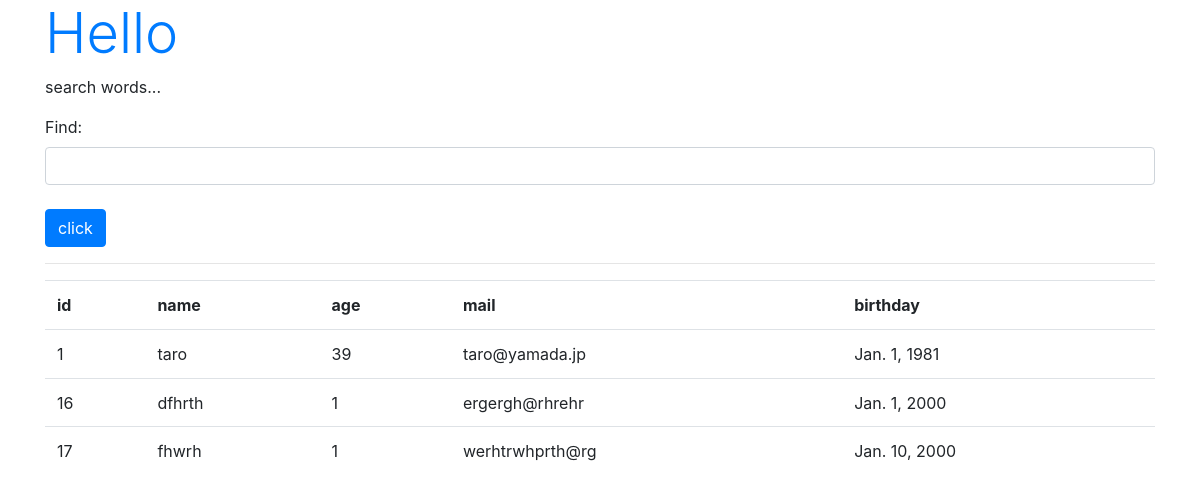
/hello/find, run on the app's committed database.
### hello/models.py (models this page shows, shortened)
class Friend(models.Model):
    name = models.CharField(max_length=100)
    mail = models.EmailField(max_length=200)
    gender = models.BooleanField()
    age = models.IntegerField(default=0)
    birthday = models.DateField()

### hello/views.py (the view)
# urls.py: path('find', views.find, name='find'),
def find(request):
    if (request.method == 'POST'):
        msg = request.POST['find']
        form = FindForm(request.POST)
        sql = 'select * from hello_friend'
        if (msg != ''):
            sql += ' where ' + msg
        data = Friend.objects.raw(sql)
        msg = sql
    else:
        msg = 'search words...'
        form = FindForm()
        data =Friend.objects.all()
    params = {
        'title': 'Hello',
        'message': msg,
        'form':form,
        'data':data,
    }
    return render(request, 'hello/find.html', params)

### hello/forms.py
class FindForm(forms.Form):
    find = forms.CharField(label='Find', required=False, \
        widget=forms.TextInput(attrs={'class':'form-control'}))

### hello/templates/hello/find.html (shortened to what this page needs)
{% load static %}
<!doctype html>
<html lang="ja">
<head>
    <link rel="stylesheet" href="https://stackpath.bootstrapcdn.com/bootstrap/4.3.1/css/bootstrap.min.css">
</head>
<body class="container">
    <h1 class="display-4 text-primary">{{title}}</h1>
    <p>{{message|safe}}</p>
    <form action="{% url 'find' %}" method="post">
    {{ form.as_p }}
    <tr><th></th><td>
        <input type="submit" value="click"
            class="btn btn-primary mt-2"></td></tr>
    </form>
    <hr>
    <table class="table">
        <tr>
            <th>id</th>
            <th>name</th>
            <th>age</th>
            <th>mail</th>
            <th>birthday</th>
        </tr>
    {% for item in data %}
        <tr>
            <td>{{item.id}}</td>
            <td>{{item.name}}</td>
            <td>{{item.age}}</td>
            <td>{{item.mail}}</td>
            <td>{{item.birthday}}</td>
        <tr>
    {% endfor %}
    </table>
</body>
</html>

### data on the page
Friend: id "1", name "taro", age "39", mail "taro@yamada.jp", birthday "Jan. 1, 1981"
Friend: id "16", name "dfhrth", age "1", mail "ergergh@rhrehr", birthday "Jan. 1, 2000"
Friend: id "17", name "fhwrh", age "1", mail "werhtrwhprth@rg", birthday "Jan. 10, 2000"

### other printed values
{{ title }} "Hello"
{{ message|safe }} "search words..."
